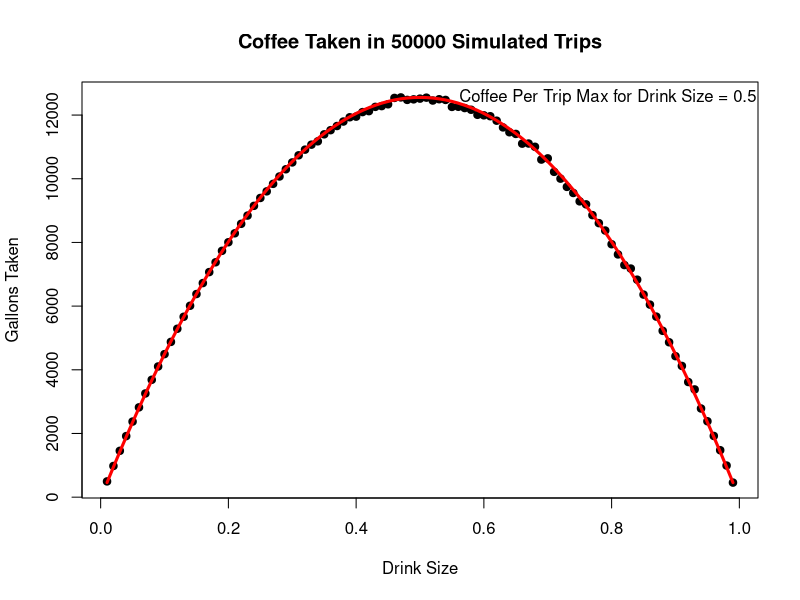

Write the R code that produced this figure.
drink_size <- seq(0.01, 0.99, 0.01)
coffee_taken <- rep(0, length(drink_size))

for(j in 1:length(drink_size)) {
  print(j)
  for(i in 1:50000) {
    left_in_pot <- runif(1)
    if(drink_size[j] < left_in_pot) {
      coffee_taken[j] <- coffee_taken[j] + drink_size[j]
    }
  }
}

plot(coffee_taken ~ drink_size, col = "black", pch = 19,
     xlab = "Drink Size", ylab = "Gallons Taken", 
     main = "Coffee Taken in 50000 Simulated Trips")

par(new = T)
func <- function(x){50000*(x - x^2)}
curve(func, 0, 1, lty = 1, lwd = 3, col = "red", axes = F,
      xlab = "", ylab = "")
text(0.8, 12500, paste("Coffee Per Trip Max for Drink Size = ", 
                       optimize(func, c(0,1), maximum = T)$maximum, sep = ""))
       
       
    